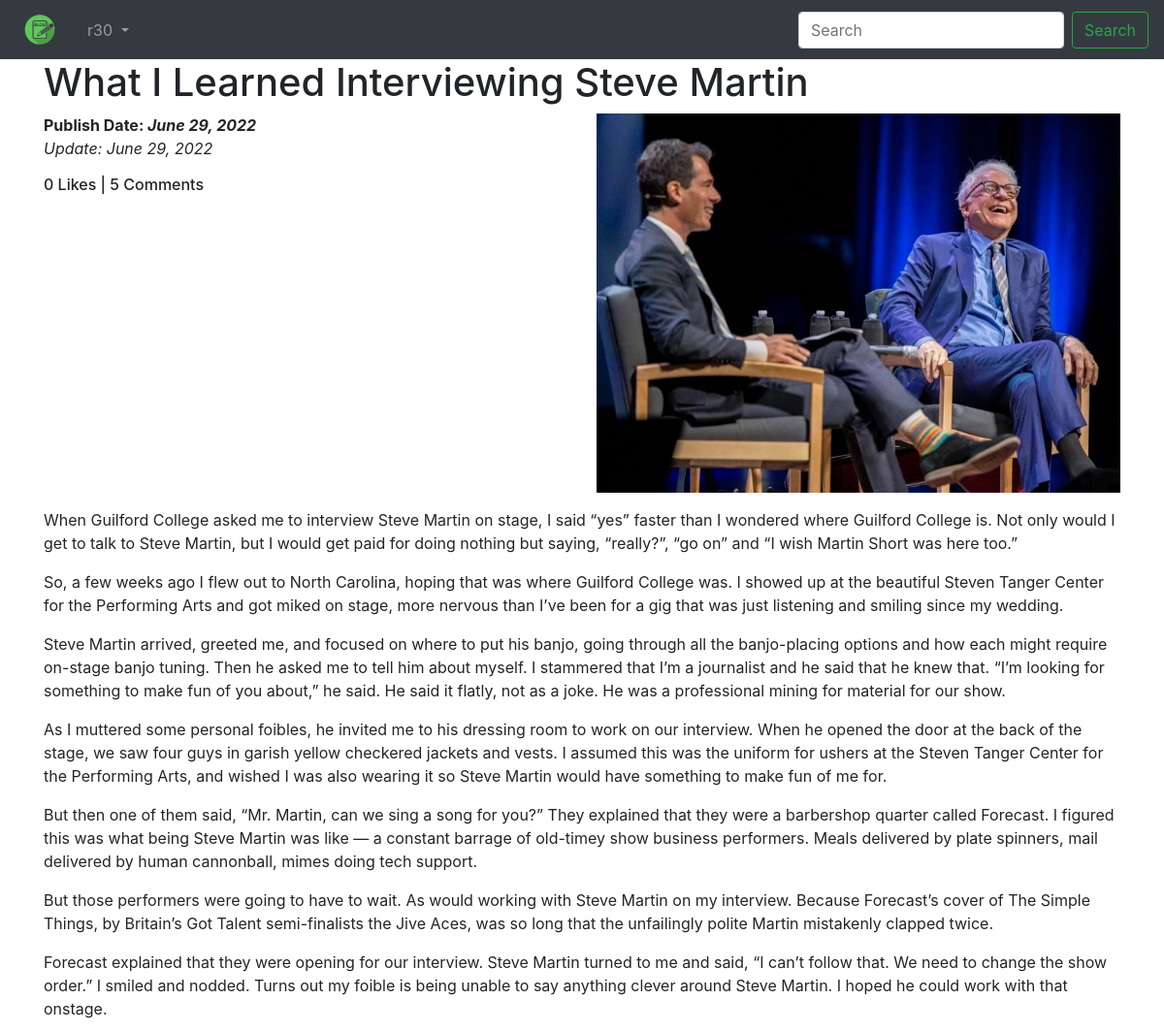
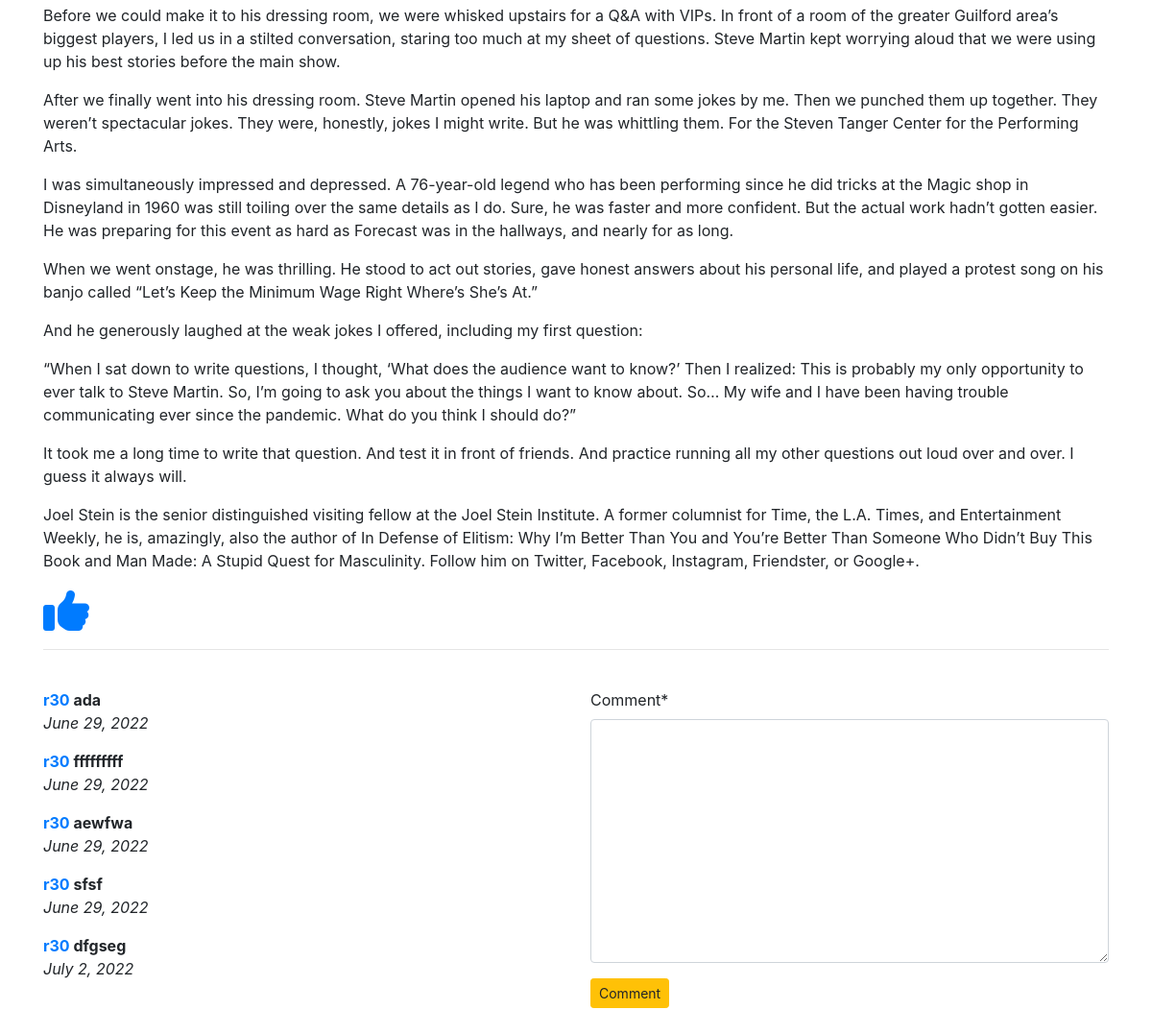
The page /blog/blog-detail/What+I+Learned+Interviewing+Steve+Martin+d886df18-d35e-4785-a6dd-f33a1458c4e2/ (signed in) on the database its author committed (2 pictures, top to bottom).
### App_Blog/models.py (models this page shows, shortened)
class Blog(models.Model):
    user = models.ForeignKey(User, related_name='blog_user', on_delete=models.CASCADE)
    blog_title = models.CharField(max_length=100,verbose_name='Title')
    slug = models.SlugField(max_length=100,unique=True)
    blog_content = models.TextField(verbose_name='What is your mind?')
    publish_date = models.DateField(auto_now_add=True)
    update_date = models.DateField(auto_now=True)
    blog_image = models.ImageField(upload_to='blog_images', verbose_name='Image')
    class Meta:
        ordering = ('-publish_date',)

class Comment(models.Model):
    user = models.ForeignKey(User, related_name='comment_user', on_delete=models.CASCADE)
    blog = models.ForeignKey(Blog, related_name='comment_blog', on_delete=models.CASCADE)
    blog_comment = models.TextField(verbose_name="Comment")
    publish_date = models.DateField(auto_now_add=True)

### App_Blog/views.py (the view, shortened to what this page needs)
# urls.py: path('blog-detail/<slug>/',views.blog_detail, name='blog_detail'),
@login_required
def blog_detail(request, slug):
    blog = Blog.objects.get(slug=slug)
    form = CommentForm()
    already_liked = Likes.objects.filter(user=request.user,blog=blog)
    if already_liked:
        like = True
    else:
        like = False
    dict={'form':form, 'blog':blog, 'like':like}
    return render(request, 'App_Blog/blog_detail.html', dict)

### App_Blog/forms.py
class CommentForm(forms.ModelForm):
    class Meta:
        model = Comment
        fields = ['blog_comment',]

### templates/App_Blog/blog_detail.html (shortened to what this page needs)
{% extends 'base.html' %}
{% load crispy_forms_tags %}
{% block body_block %}
<h1>{{ blog.blog_title }}</h1>
<div class="row">
    <div class="col-sm-6">
        <strong>Publish Date: <i>{{ blog.publish_date }}</i></strong>
        <p><i>Update: {{ blog.update_date }}</i></p>
        <h6>{{ blog.likes_blog.count }} Likes | {{ blog.comment_blog.count }} Comments</h6>
    </div>
    <div class="col-sm-6">
        <img src="/media/{{ blog.blog_image }}" alt="{{ object.blog_title }}" width="100%">
    </div>
</div>
<p>{{ blog.blog_content|linebreaks }}</p>
{% if like %}
<a href={% url 'App_Blog:unliked' blog.pk %}><i class="fa-solid fa-thumbs-down fa-3x"></i></a>
{% else %}
<a href={% url 'App_Blog:liked' blog.pk %}><i class="fa-solid fa-thumbs-up fa-3x"></i></a>
{% endif %}
<br>
<hr>
<br>
<div class="row">
    <div class="col-sm-6">
        {% for comments in blog.comment_blog.all %}
        <strong><a href="#">{{ comments.user }}</a>  {{ comments.blog_comment }}</strong>
        <p><i>{{ comments.publish_date }}</i></p>
        {% endfor %}
    </div>
    <div class="col-sm-6">
        <form method="POST">
            {{ form|crispy }}
            <button type="submit" class="btn btn-sm btn-warning">Comment</button>
        </form>
    </div>
</div>
<br>
<br>
{% endblock %}

### templates/base.html (shortened to what this page needs)
<!doctype html>
<html lang="en">
  <head>
    <link rel="stylesheet" href="https://cdn.jsdelivr.net/npm/bootstrap@4.0.0/dist/css/bootstrap.min.css">
  </head>
  <body>
    <nav class="navbar navbar-expand-lg navbar-dark bg-dark">
      <a class="navbar-brand" href={% url 'index' %}><img src="/media/blog.png" alt="img" class="img-responsive" width="50px"></a>
      <div class="collapse navbar-collapse" id="navbarSupportedContent">
        <ul class="navbar-nav mr-auto">
          {% if user.is_authenticated %}
          <li class="nav-item dropdown">
            <a class="nav-link dropdown-toggle" href="#" id="navbarDropdown" role="button" data-toggle="dropdown" aria-haspopup="true" aria-expanded="false">
              {{ user.username }}
            </a>
          </li>
          {% endif %}
        </ul>
        <form class="form-inline my-2 my-lg-0">
          <input class="form-control mr-sm-2" type="search" placeholder="Search" aria-label="Search">
          <button class="btn btn-outline-success my-2 my-sm-0" type="submit">Search</button>
        </form>
      </div>
    </nav>
    <div class="container">
        {% block body_block %}
        {% endblock %}
    </div>
  </body>
</html>

### rows shown on the page
Blog: blog_title "What I Learned Interviewing Steve Martin", publish_date "June 29, 2022", update_date "June 29, 2022", likes_blog.count "0", comment_blog.count "5", blog_image (picture), blog_content "When Guilford College asked me to interview Steve Martin on stage, I said “yes” faster than I wondered where Guilford College is. Not only would I get to talk to Steve Martin, but I would get paid for doing nothing but saying, “really?”, “go on” and “I wish Martin Short was here too.” So, a few weeks ago I flew out to North Carolina, hoping that was where Guilford College was. I showed up at the beautiful Steven Tanger Center for the Performing Arts and got miked on stage, more nervous than I’ve been for a gig that was just listening and smiling since my wedding. Steve Martin arrived, greeted me, and focused on where to put his banjo, going through all the banjo-placing options and how each…"
Comment: user "r30", blog_comment "ada", publish_date "June 29, 2022"
Comment: user "r30", blog_comment "fffffffff", publish_date "June 29, 2022"
Comment: user "r30", blog_comment "aewfwa", publish_date "June 29, 2022"
Comment: user "r30", blog_comment "sfsf", publish_date "June 29, 2022"
Comment: user "r30", blog_comment "dfgseg", publish_date "July 2, 2022"

### other values the page prints
{{ user.username }} "r30"
